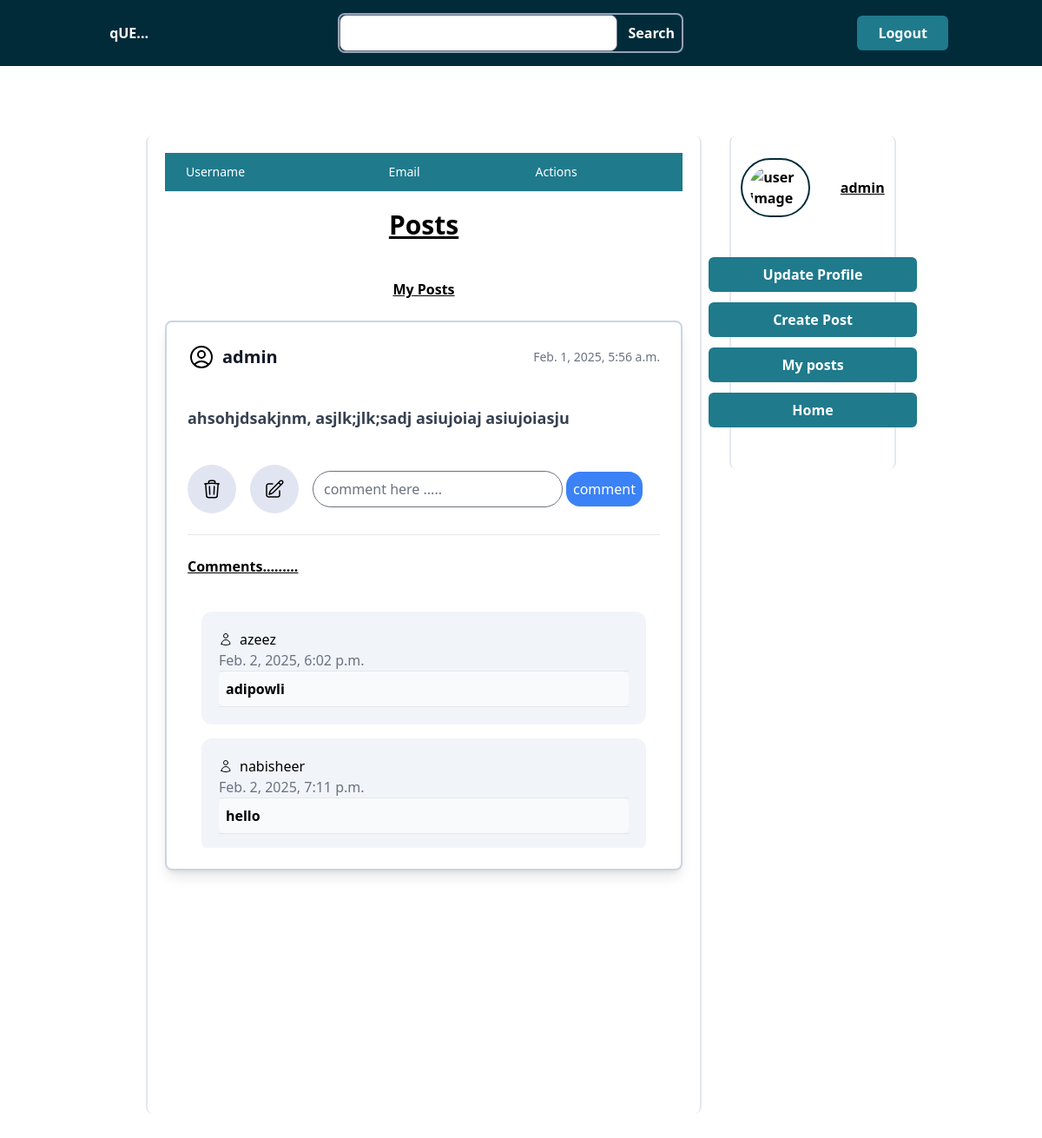
Page /myposts/ (signed in) on the committed database.
### app/models.py (models this page shows, shortened)
class Postform(models.Model):
    author = models.ForeignKey(User, on_delete=models.CASCADE)
    title = models.CharField(max_length=200)
    description = models.TextField()
    image = models.ImageField(upload_to='post_images/', blank=True, null=True)
    created_at = models.DateTimeField(auto_now_add=True)
    updated_at = models.DateTimeField(auto_now_add=True)

class Comments(models.Model):
    post = models.ForeignKey(Postform, related_name='comments', on_delete=models.CASCADE)
    author = models.ForeignKey(User, on_delete=models.CASCADE)
    body = models.TextField()
    date_added = models.DateTimeField(auto_now_add=True)

### app/views.py (the view)
# urls.py: path('myposts/', views.mypost, name ='myposts'),
@login_required(login_url='/login')
def mypost(request):
    user = request.user
    myposts = Postform.objects.filter(author = user)
    return render(request,'app/myposts.html', {'myposts' : myposts})

### app/templates/app/myposts.html (shortened to what this page needs)
{% extends "app/home.html" %}
{% block herocontent %}
<strong class="size-20 underline mb-4 p-2" ><h1 class="flex flex-row justify-center items-center" >My Posts</h1> </strong>
{% for post in myposts  %}
<div class="container flex flex-col gap-6 border-2 border-slate-300 rounded-lg p-6 bg-white shadow-lg hover:shadow-2xl transition-shadow duration-300 mb-6">
    <div class="head flex justify-between items-center mb-4">
      <div class="flex flex-row items-center gap-2">
      <h3 class="text-xl font-semibold text-gray-900">{{ post.author }}</h3>
     </div>
      <h4 class="text-sm text-gray-500">{{ post.created_at }}</h4>
    </div>
    <div class="body mb-4">
      <p class="text-lg font-semibold text-gray-700">{{ post.description }}</p>
    </div>
    <div class="actions flex justify-start gap-4 items-center">
      {% if request.user == post.author or perms.app.delete_Postform %}
      <form action="" method="post" class="flex items-center">
        <button type="submit" value="{{ post.id }}" name="post-id"  class="bg-begg p-4 rounded-full hover:translate-y-1 " >
        </button>
      </form>
      {% endif %}
      {% if request.user == post.author or perms.app.change_Postform %}
      <a href="{% url 'updatepost' post.id %}" class="bg-begg p-4 rounded-full hover:translate-y-1 " >
      </a>
      {% endif %}
      <form action="" method="post" class="flex items-center" >
        <input type="text" class="rounded-3xl min-w-72 " name="comment-body" placeholder="comment here ....." >
        <button type="submit" class="rounded-2xl ml-1 bg-blue-500 text-white p-2"  value="{{ post.id }}" name="post-id" class="text-white bg-blue-600 hover:bg-blue-700 px-4 py-2 rounded-md shadow-sm transition duration-300">comment</button>
      </form>
    </div>
    <hr>
    <strong><h1 class="font-bold underline" >Comments.........</h1></strong>
    {%  if not post.comments.all %}
    <p>There is no Comments yet</p>
    {% else %}
        <div class="max-h-72 h-auto overflow-y-scroll">
        {% for comment in post.comments.all %}
          <div class="w-auto bg-slate-100 m-4 rounded-xl shadow-1xl transition-shadow duration-300 mb-2 p-5">
            <div class="flex flex-row gap-2 items-center">
              <p class="size-4 mb-2">{{comment.author}}</p>
            </div>
            <p class="text-gray-500">{{comment.date_added}}</p>
            <p class="font-semibold bg-slate-50 rounded-md p-2" >{{comment.body}}</p>
            <hr>
          </div>
        {% endfor %}
        </div>
    {% endif %}
  </div>
{% endfor %}
{% endblock herocontent %}

### app/templates/app/home.html (shortened to what this page needs)
{% extends "app/base.html" %}
{% block content %}
<div  class="h-full" >
    <nav class="flex flex-row justify-around items-center bg-primary p-2" >
        <h4 class="text-white font-bold  border-2 border-primary p-4 " >qUE...</h4>
        <div>
            <form action="" class="border-slate-400 border-2 rounded-lg" >
                <input type="search" class="rounded-lg w-80" >
                <button class=" text-white font-semibold rounded-md   p-2 hover:bg-secondary hover:text-white hover:border-0 "> Search</button>
            </form>
        </div>
        {% if user.is_authenticated %}
        <button  class="text-white font-semibold rounded-md  p-2 px-6  bg-secondary hover:translate-y-0.5 hover:border-0">
          <a href="/logout">Logout</a>
        </button>
        {% else %}
        <button  class="text-white font-semibold rounded-md  p-2 px-6  bg-secondary hover:translate-y-0.5 hover:border-0">
           <a href="/login"> Login</a>
        </button>
        {% endif %}
    </nav>
    <section class="flex justify-center items-center " >
        <div class="container grid grid-flow-col grid-cols-4 p-20 gap-8 ">
            <div class="mainpart col-span-3 rounded-lg border-x-2 border-slate-200 p-5 h-screen overflow-scroll ">
                {% if user.is_staff %}
                <table class="min-w-full table-auto p-10 border-collapse">
                    <thead class="bg-secondary text-white">
                      <tr>
                        <th class="px-6 py-3 text-left text-sm font-medium">Username</th>
                        <th class="px-6 py-3 text-left text-sm font-medium">Email</th>
                        <th class="px-6 py-3 text-left text-sm font-medium">Actions</th>
                      </tr>
                    </thead>
                  </table>
                  <hr>
                  <h1 class="flex text-3xl justify-center items-center font-bold underline p-5 " >
                    Posts
                  </h1>
                {% endif %}
                {% block herocontent %}{% endblock herocontent %}
            </div>
            <div class="fixedpart col-span-1  min-h-96 max-h-96 rounded-lg border-x-2 border-slate-200 p-5 ">
               <div class="flex flex-col gap-3 justify-center items-center">
                    <div class="flex justify-around gap-2 rounded-md px-6 font-semibold w-60 h-20 items-center" >
                        {% if user.is_authenticated %}
                        <img width="80px" src="{{user.profile.image.url}}" alt="user image " class="rounded-full border-2 border-primary p-2 items-center">
                        <div>
                            <h2 class="font-bold underline" >  {{user.username}}</h2>
                        </div>
                        {% else %}
                        <img src="" alt="user image " class="rounded-full border-2 border-primary p-2 items-center">
                        <div>
                            <h2 class="font-bold" >Username</h2>
                        </div>
                        {% endif %}
                    </div>
                    <div class="p-2" ></div>
                    <button class="text-white font-semibold rounded-md  p-2 px-6  bg-secondary hover:translate-y-0.5 hover:border-0 md:w-32 lg:w-60" ><a href="/updateprofile">Update Profile</a></button>
                    <button class="text-white font-semibold rounded-md  p-2 px-6  bg-secondary hover:translate-y-0.5 hover:border-0 md:w-32 lg:w-60 "  > <a href="/createpost">Create Post</a></button>
                    <button class= "text-white font-semibold rounded-md  p-2 px-6  bg-secondary hover:translate-y-0.5 hover:border-0 md:w-32 lg:w-60 " > <a href="/myposts">My posts</a></button>
                    <button class="text-white font-semibold rounded-md  p-2 px-6  bg-secondary hover:translate-y-0.5 hover:border-0 md:w-32 lg:w-60 "  ><a href="/home">Home</a></button>
                </div>
            </div>
        </div>
    </section>
</div>
{% endblock content %}

### rows in the picture
Postform: author "admin", created_at "Feb. 1, 2025, 5:56 a.m.", description "ahsohjdsakjnm, asjlk;jlk;sadj asiujoiaj asiujoiasju", {{ post.id }} 6 (drawn)
Comments: author "azeez", date_added "Feb. 2, 2025, 6:02 p.m.", body "adipowli"
Comments: author "nabisheer", date_added "Feb. 2, 2025, 7:11 p.m.", body "hello"

### other values in the picture
{{ user.username }} "admin"
